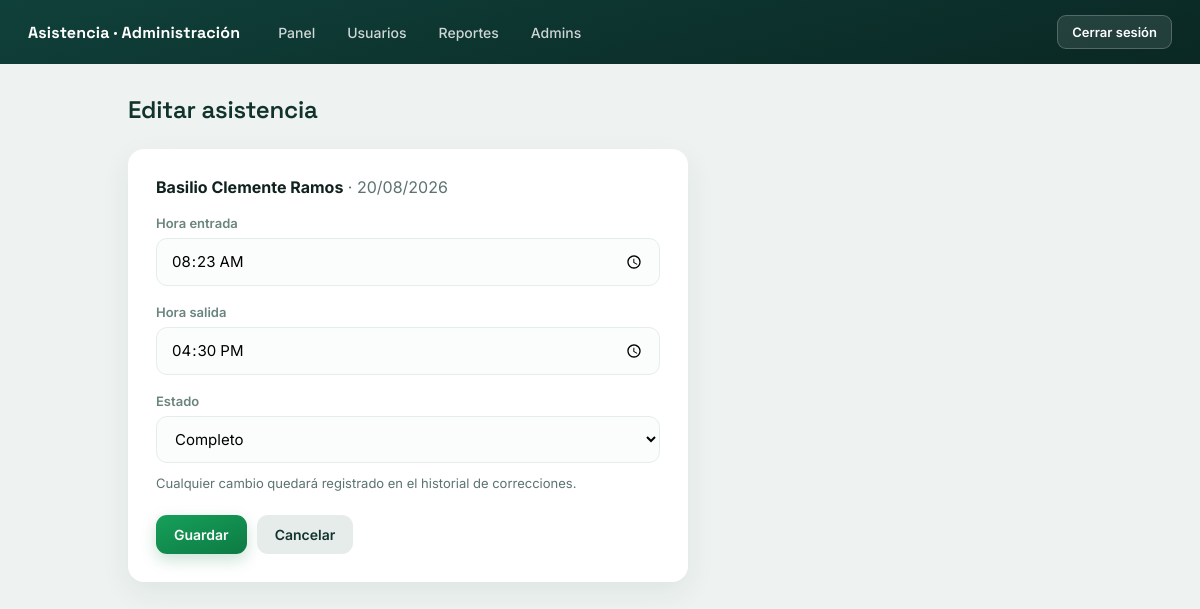
Before: /gestion/asistencias/4/editar/ (signed in) with the older database file.
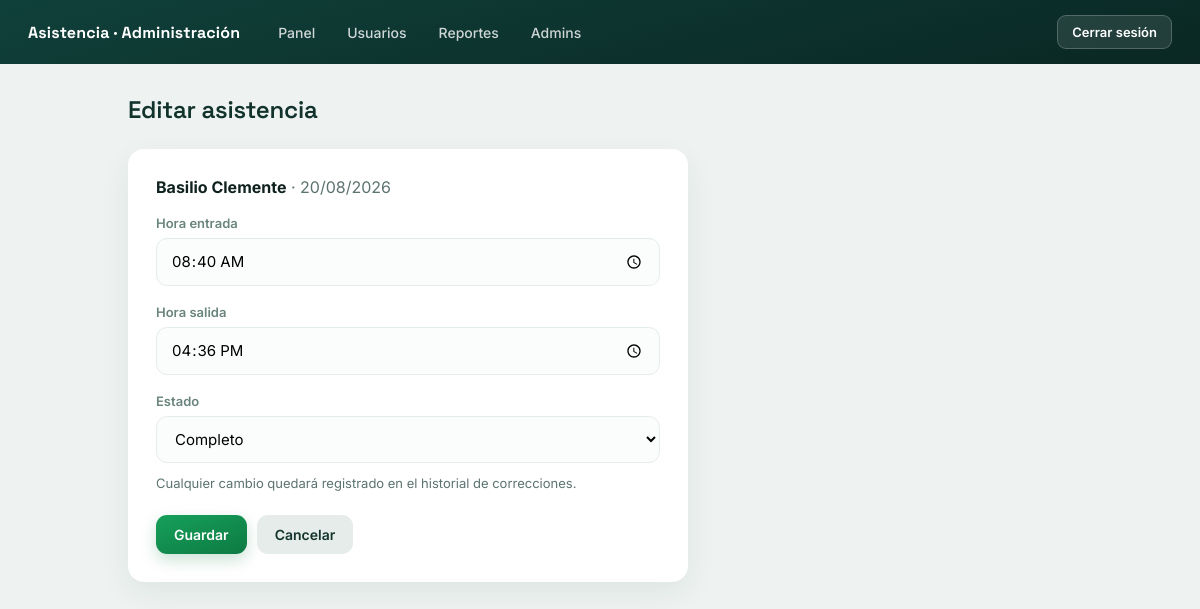
After: the same page with the newer database file.
### registro/models.py (models this page shows, shortened)
class Asistencia(models.Model):
    ESTADO_COMPLETO = "completo"
    ESTADO_SIN_SALIDA = "entrada_sin_salida"
    ESTADO_CORREGIDO = "corregido"
    ESTADOS = [
        (ESTADO_COMPLETO, "Completo"),
        (ESTADO_SIN_SALIDA, "Entrada sin salida"),
        (ESTADO_CORREGIDO, "Corregido"),
    ]
    pasante = models.ForeignKey(
        Pasante, on_delete=models.PROTECT, related_name="asistencias"
    )
    fecha = models.DateField()
    hora_entrada = models.TimeField(null=True, blank=True)
    hora_salida = models.TimeField(null=True, blank=True)
    tardanza_min = models.PositiveIntegerField(default=0)
    estado = models.CharField(max_length=20, choices=ESTADOS, default=ESTADO_SIN_SALIDA)
    lat_entrada = models.FloatField(null=True, blank=True)
    lng_entrada = models.FloatField(null=True, blank=True)
    lat_salida = models.FloatField(null=True, blank=True)
    lng_salida = models.FloatField(null=True, blank=True)
    class Meta:
        unique_together = ("pasante", "fecha")
        ordering = ["-fecha", "pasante"]

class Pasante(models.Model):
    user = models.OneToOneField(User, on_delete=models.CASCADE, related_name="pasante")
    nombre = models.CharField(max_length=120)
    ci = models.CharField(max_length=20, unique=True)
    area = models.CharField(max_length=80)
    identificador = models.CharField(max_length=20, unique=True)
    horario_entrada = models.TimeField()
    horario_salida = models.TimeField()
    activo = models.BooleanField(default=True)
    dispositivo_id = models.CharField(max_length=64, blank=True, default="")

### registro/views.py (the view)
@staff_member_required
def asistencia_editar(request, pk):
    asistencia = get_object_or_404(Asistencia, pk=pk)
    if request.method == "POST":
        form = AsistenciaForm(request.POST, instance=asistencia)
        if form.is_valid():
            obj = form.save(commit=False)
            if obj.hora_entrada:
                obj.tardanza_min = _calcular_tardanza(
                    obj.pasante, obj.fecha, obj.hora_entrada
                )
            else:
                obj.tardanza_min = 0
            obj.save()
            if form.changed_data:
                Correccion.objects.create(
                    asistencia=asistencia,
                    admin=request.user,
                    detalle=(
                        f"Editado desde el panel. Campos: {', '.join(form.changed_data)}. "
                        f"Tardanza recalculada: {obj.tardanza_min} min."
                    ),
                )
            messages.success(
                request, "Asistencia actualizada. Se registró la corrección."
            )
            return redirect("asistencias_lista")
    else:
        form = AsistenciaForm(instance=asistencia)
    return render(
        request,
        "registro/asistencia_form.html",
        {"form": form, "asistencia": asistencia},
    )

### registro/forms.py
class AsistenciaForm(forms.ModelForm):
    class Meta:
        model = Asistencia
        fields = ["hora_entrada", "hora_salida", "estado"]
        widgets = {
            "hora_entrada": forms.TimeInput(attrs={"type": "time"}, format="%H:%M"),
            "hora_salida": forms.TimeInput(attrs={"type": "time"}, format="%H:%M"),
        }

### registro/templates/registro/asistencia_form.html (shortened to what this page needs)
{% extends "registro/base.html" %}
{% block contenido %}
<div class="cabecera">
    <h1>Editar asistencia</h1>
</div>
<div class="tarjeta">
    <p style="margin-bottom:18px;color:#5c7370;">
        <strong style="color:#10221f;">{{ asistencia.pasante.nombre }}</strong> ·
        {{ asistencia.fecha|date:"d/m/Y" }}
    </p>
    <form method="post" novalidate>
        {% for field in form %}
        <div class="campo">
            <label for="{{ field.id_for_label }}">{{ field.label }}</label>
            {{ field }}
        </div>
        {% endfor %}
        <p style="font-size:13px;color:#5c7370;margin-top:-6px;">
            Cualquier cambio quedará registrado en el historial de correcciones.
        </p>
        <div class="form-botones">
            <button type="submit" class="btn btn-verde">Guardar</button>
            <a class="btn btn-gris" href="{% url 'asistencias_lista' %}">Cancelar</a>
        </div>
    </form>
</div>
{% endblock %}

Changed rows visible on the page:
changed Asistencia "Completo": pasante.nombre "Basilio Clemente Ramos" → "Basilio Clemente"; hora_entrada "08:23" → "08:40"; hora_salida "16:30" → "16:36"
